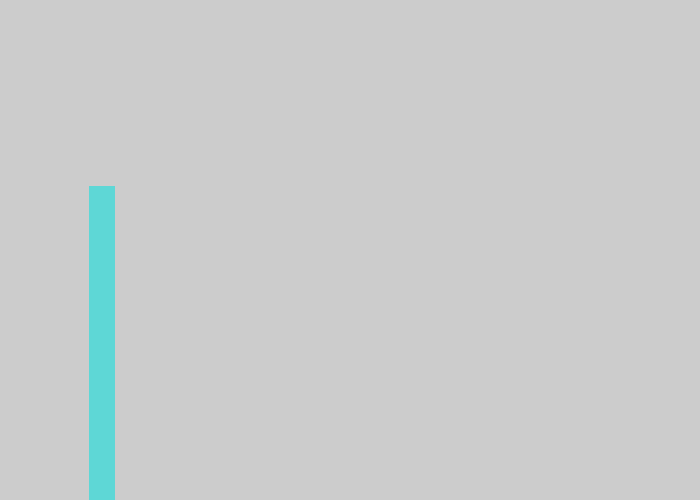
Frame 1 (no input)
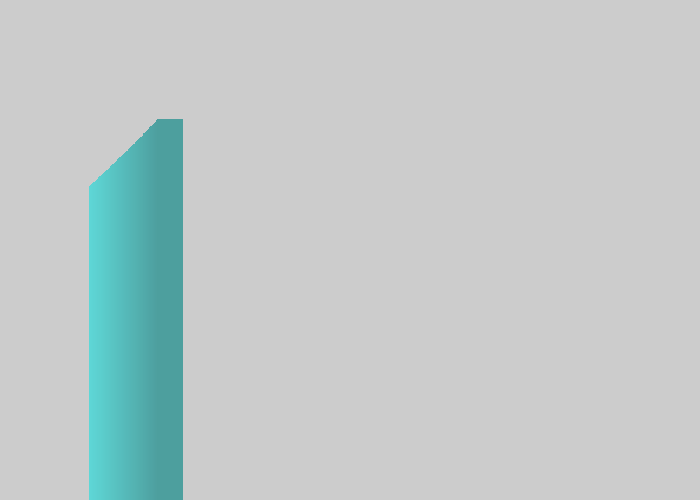
Frame 60 (the mouse pressed at the canvas centre just before this capture)
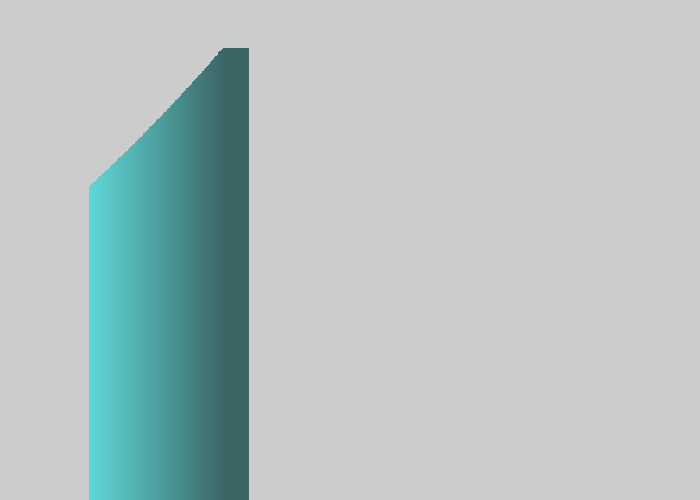
Frame 120 (the mouse held since frame 60 and released just before this capture)

The Processing sketch that drew these frames (run headless with seeded random() and noise(); from frame 60 on, the mouse is pressed at the canvas centre):

// Processing sketch: processing_45164
// ── processing_45164.pde

float x = 100;

float y = 200;
float xspeed = 1;
float yspeed = 1;
float r = 32+.2*y;
     
void setup() {
  size (700 ,500);
  frameRate(30);
}
      
void draw(){
       
  x = x + -.01+xspeed+(.001*y)+(.3*( cos(y)));
  y = y + .01-yspeed-(.001*x)+(.1*(cos(x)));
       
  if ((x > width) || (x < 01 )) {
    xspeed = -xspeed;
  }
     
xspeed = Y*xspeed;
         
    if (( y > height) || (y < 1)) {
      yspeed = - yspeed ;
    }
         
    strokeWeight(25);
    stroke((90+(y*.5))/2,(y/3)+200-x/2,200-(x*.5)+(y*.33));
    noFill();
    //fill(20*r+(y+2), x*1, y*1);
    rect (x,y,1 , 500);
         
}
        
        
    
void keyPressed() {
  save("japey.tiff");
}
    
